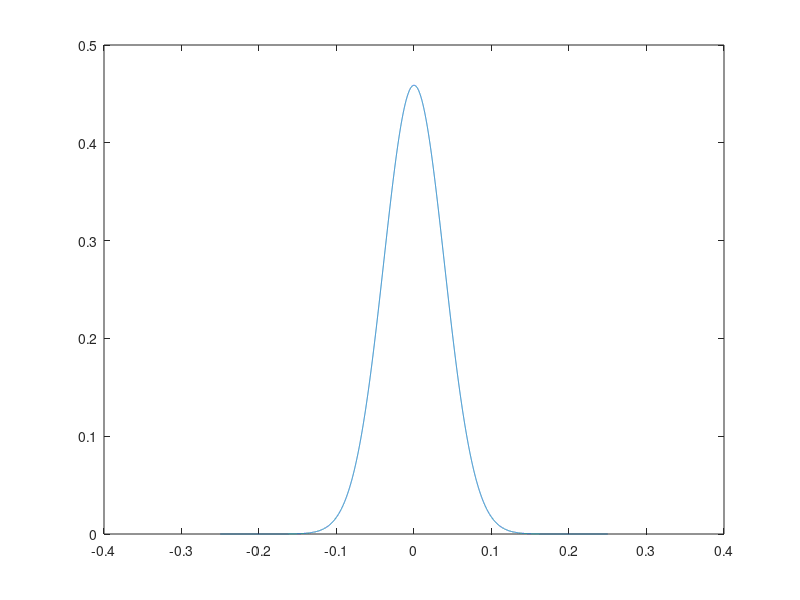

MATLAB code to generate this figure: (Note: this script raises an error after producing the figure.)
%% Efficiency of an atom trap by beam tracing method
% Refer to the beam tracing method of derivation of the analytic solution.
% By using the mentioned solution, the efficiency is estimated. Make sure
% to use compute_realistic_check.m first to check if you are working in the
% correct domain or the light doesn't go over the domain.

%% Device specification
% Indices [1]
n_air   = 1;
n_clad  = 1.4555;
n_core  = 1.4608;
n_eff   = 1.4635;
dn_g    = 1e-3;

% Heights of the layers [m]
h_clad  = 15e-6;
h_core  = 5e-6;

%% Target specification
lam     = 780e-9;

% distance from the top of the glass.
dist    = 5e-3;

% grating length
% len_g   = 10e-3;
len_g   = .3e-3;

%% Specification for environments
% Wavenumbers
k0      = 2*pi*n_air    /   lam;
k0_clad = 2*pi*n_clad   /   lam;
k0_core = 2*pi*n_core   /   lam;

%% Focussed beam feature
% Define grid points
L_x     = .5e-3;   
Nx      = 2^14; 
dx      = L_x / Nx;
x       = (-Nx/2:Nx/2-1)' * dx;
y_focus = dist;

% rotated frame
phi     = 0*pi/180;
x_focus = dist*tan(phi);
x_rot   = (x - x_focus)*cos(phi) - (0 - y_focus)*sin(phi);
y_rot   = (x - x_focus)*sin(phi) + (0 - y_focus)*cos(phi);

% Waist on the surface of the glass
w       = .5 * len_g / exp(1);

% % beam waist
% w_0     = sqrt(.5*(w^2 + sqrt(w^4 - 4*(dist*lam/pi/n_air)^2)));

% Rayleigh range(1)
temp_b  = pi*n_air*w^2/lam;
y_R     = .5*( temp_b - sqrt(temp_b^2 - 4*y_focus^2) );

% beam waist(1)
w_0     = real(sqrt( y_R * lam / (pi * n_air) ));
w_rot   = w_0*sqrt(1 + (y_rot./y_R).^2);

% Radius of curvature(y)
R       = y_rot + y_R.^2./y_rot;

% Gouy phase
eta     = atan(y_rot./y_R);
q_inv   = 1./R - 1i*lam./(n_air*pi*w_rot.^2);


% Gaussian beam on the surface of the glass
E      = w_0./w_rot .*exp( -1i*(k0.*y_rot - eta) -1i*k0 * x_rot.^2 .* q_inv/2 );
%%
% checking the shape
figure(1)
plot(x*1e3, abs(E))
xline(0, '--r');
xline(-len_g*.5e3, '--k');
xline(len_g*.5e3, '--k');
xlim(1e3*[-len_g, len_g])
xlabel('x / [mm]')
ylabel('|E|')
title('Field on surface')

%% Propagation onto the grating plane
k       = linspace(-pi, pi, length(x) )'./(x(2) - x(1));
fprintf('y_R    = %3.3f [mm]\n', mean(y_R)*1e3)
fprintf('w_0    = %3.3f [mm]\n', mean(w_0)*1e3)
fprintf('w_1    = %3.3f [mm]\n', mean(w)*1e3)
fprintf('L_g    = %3.3f [mm]\n', len_g*1e3)

% central frequency to adjust the resolution in fourier space as max(k) >
% wavenumbers, k's.

k_cen   = k0*sin(phi);
E       = E .* exp(1i*k_cen*x);

%%
fprintf('--------------------------------------------------------------\n')
fprintf('Checking for limits of central wavenumber\n')
k_t     = k - k_cen;
fprintf('min(k_t) = %3.3e\n',   min(k_t))
fprintf('k_cen    = %3.3e\n',   - k0*sin(phi))
fprintf('max(k_t) = %3.3e\n',   max(k_t))
fprintf('--------------------------------------------------------------\n')

ky_air  = real( sqrt(k0^2 - k_t.^2) );
ky_clad = real( sqrt(k0_clad^2 - k_t.^2) );
ky_core = real( sqrt(k0_core^2 - k_t.^2) );

%% Propagation onto the target location
phase_air   = asin(k_t/(n_air*k0));
phase_clad  = asin(k_t/(n_clad*k0));
phase_core  = asin(k_t/(n_core*k0));

Ek      = fftshift( fft( fftshift(E) ) );
Ek_tar  = exp(-1i*ky_air*dist).* Ek;

E_tar  = fftshift(  ifft( fftshift(Ek_tar) )  ) .* exp(-1i*k_cen*x);

figure(2)
plot(x*1e3, abs(E_tar))
xline(x_focus*1e3, '--r');
xline(x_focus*1e3 - exp(1)*max(w_0)*1e3, '--k');
xline(x_focus*1e3 + exp(1)*max(w_0)*1e3, '--k');
xlim(x_focus*1e3 + [-max(w_0)*4e3 max(w_0)*4e3])
xlabel('x / [mm]')
ylabel('|E|')
title('Field on target')

%% Propagation onto the grating
Ek_grat = apply_Fresnel(Ek, phase_air, phase_clad, n_air, n_clad, 'p');
Ek_grat = exp(-1i*ky_clad*-h_clad).*Ek_grat;
Ek_grat = apply_Fresnel(Ek_grat, phase_clad, phase_core, n_clad, n_core, 'p');
Ek_grat = exp(-1i*ky_core*-h_core/2).*Ek_grat;

E_grat_shifted  = fftshift(  ifft( fftshift(Ek_grat) )  );
E_grat  = E_grat_shifted .* exp(-1i*k_cen*x);

figure(3)
plot(x*1e3, abs(E_grat))
xline(0, '--r');
xlabel('x / [mm]')
ylabel('|E|')
title('Field on grating')

%%
y       = linspace(-.1*dist, 1.1*dist, 500);
Ek_pro  = exp(-1i*ky_air*y).*(Ek*ones(size(y)));
E_pro   = fftshift(  ifft( fftshift(Ek_pro,1) ),1  ) .* (exp(-1i*k_cen*x) * ones(size(y)));

figure(4)
pcolor(x*1e3, y*1e3, abs(E_pro)')
xlabel('x / [mm]')
ylabel('y / [mm]')
shading flat
colorbar
xline(0, '--r');
yline(0, '--r');
xline(1e3*x_focus, '--k');
yline(1e3*y_focus, '--k');
% axis equal

%% Required grating profile calculation
phase   = (unwrap(angle(E_grat_shifted)));
dphase  = k0*n_eff - k_cen + c_diff(x, phase);
period  = 2*pi./abs(dphase);

% E_grat  = exp(1i*k0*n_eff*x) .* E_grat;
Pz_amp  = abs(E_grat).^2;

% looping over s.t. dn_g is within the boundary of the physical realisable
% limit that depends on pump depletion and limiting to dn_g < 5e-3

% init
eta    = .2;
F       = griddedInterpolant(x, Pz_amp, 'spline');
fun     = @(x) F(x);
C       = 1/integral(fun, min(x), max(x));
max_dng = 0;

% parameters in BTA
Lam     = period;
theta   = .5*(  asin(n_clad/n_core*(1/n_clad*sin(phi))) +.5*pi);
psi     = acos(lam./Lam - n_eff);
w_0     = 2e-6;
sigma   = 2.5e-6;
beta    = 2*pi*n_eff/lam;
K       = 2*pi./Lam;
w_theta = w_0*sigma/sqrt(w_0^2 + sigma^2)/sin(2*theta);
    
fprintf('computing for optimum dn_g < %2.4e... \n', dn_g);
while 1e3*abs(dn_g - max_dng) > 1e-4
    if eta < 0
        fprintf('eta = %2.2f has to be positive value!\n', eta);
        break
    end
    
    denu = zeros(size(x));
    for i = 1:length(x)
        denu(i) = 1 - eta * C * integral(fun, -100e-6, x(i));
    end

    dng_amp = sqrt(eta * C * fun(x) ./ denu);
    dn_gs   = (lam*n_core/n_eff/w_theta/pi) * sqrt(w_0/sqrt(2*pi))*dng_amp;
    
    max_dng = max(dn_gs); 
    dng_diff = 1e3*(dn_g - max_dng);
    
    if dng_diff < 0
        eta = eta - .05;
    elseif dng_diff > 1
        eta = eta + .05;
    else
        eta = eta + .1*dng_diff;
    end
    fprintf('new max(n_g) = %2.5e \n', max_dng);
end
fprintf('optimum dn_g computed, max_dng = %2.5e \n', max_dng);

%% efficiency
kappa       = dn_gs/n_eff;
w_th_sqd    = sigma^2 * w_0^2 / (sigma^2 + w_0^2) ./ sin(2*theta)^2;

alpha_ana   = pi^2 * sqrt(2*pi) * w_th_sqd * (kappa.^2) / w_0 ./ (Lam.^2);
alpha_ana   = alpha_ana .* sin(psi) / (4*cos(theta)^4);
alpha_ana   = alpha_ana .* exp(-.5*w_th_sqd .* (2*beta*cos(theta)^2 - K).^2);

% p-pol
% alpha_ana   = alpha_ana*(cos(2*theta).^2);

efficiency    = 100 - 100*exp(-trapz(x, alpha_ana));
fprintf('power efficiency    = %2.4e [dB] \n', trapz(x, 10*alpha_ana/log(10)));
fprintf('power scattered out = %2.1f [%%] \n', 100 - 100*10^(-.1*trapz(x, 10*alpha_ana/log(10))));
fprintf('power scattered out = %2.1f [%%] \n', efficiency);

%% final figures
figure(5)
plot(1e3*x, 1e9*period)
yline(1e9*lam/(1*cos(phi+.5*pi) + n_eff), '--k', 'constant k');
xlabel('x / [mm]')
ylabel('grating period / [nm]')
xlim([-.1 .1])
title('desired grating period')

figure(6)
plot(1e3*x, dn_gs);
xlabel('x / [mm]')
ylabel('grating strength')
xlim([-.1 .1])
% xlim([-1.2 1.2])
title('desired grating strength')

% Required .mat files
save('data_super_real.mat', 'x',  'period', 'dn_gs', 'efficiency');
